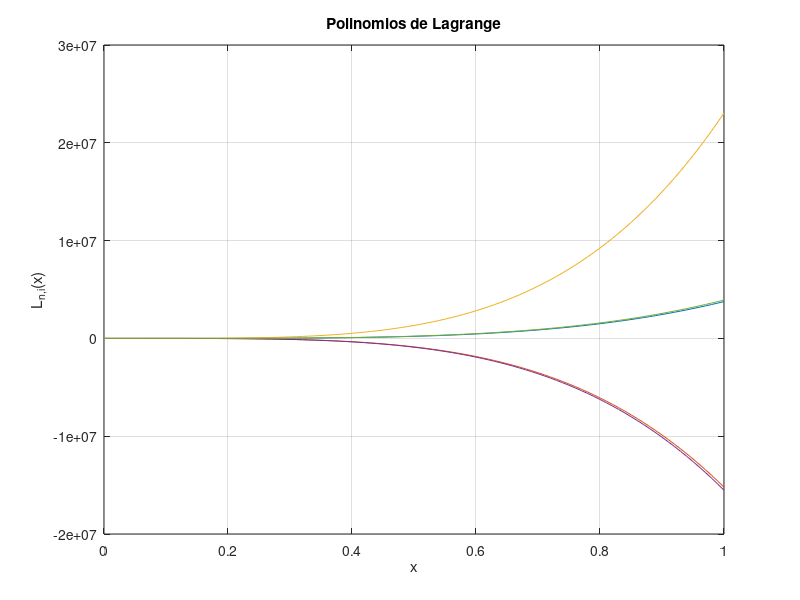

Write the MATLAB code that produced this figure. (Note: this script raises an error after producing the figure.)
%TP3-Ejercicio1-c

% Borramos la ventana de comandos y las variables previas
clc
clear

% Conjunto de puntos
x = [0, 0.25, 0.5, 0.75, 1];
y = [1, 3, 5, 4.5, 3];

% Número de puntos
n = length(x);

% Polinomios de Lagrange
for i = 1:n
    L{i} = @(x) 1;
    for j = 1:n
        if i ~= j
            L{i} = @(x) L{i}(x) .* (x - x(j)) ./ (x(i) - x(j));
        end
    end
end

% Graficar los polinomios de Lagrange
xx = 0:0.01:1;
figure;
for i = 1:n
    yy = L{i}(xx);
    plot(xx, yy);
    hold on;
end
xlabel('x');
ylabel('L_{n,i}(x)');
title('Polinomios de Lagrange');
grid on;

% Verificar la propiedad
for i = 1:n
    for k = 1:n
        if i ~= k
            assert(abs(L{i}(x(k))) < 1e-6, 'La propiedad no se cumple');
        else
            assert(abs(L{i}(x(k)) - 1) < 1e-6, 'La propiedad no se cumple');
        end
    end
end

% Polinomio interpolante
p = @(x) 0;
for i = 1:n
    p = @(x) p(x) + y(i) .* L{i}(x);
end

% Graficar el polinomio interpolante
yy = p(xx);
figure;
plot(xx, yy, 'b-', x, y, 'ro');
xlabel('x');
ylabel('f(x)');
title('Polinomio interpolante');
grid on;